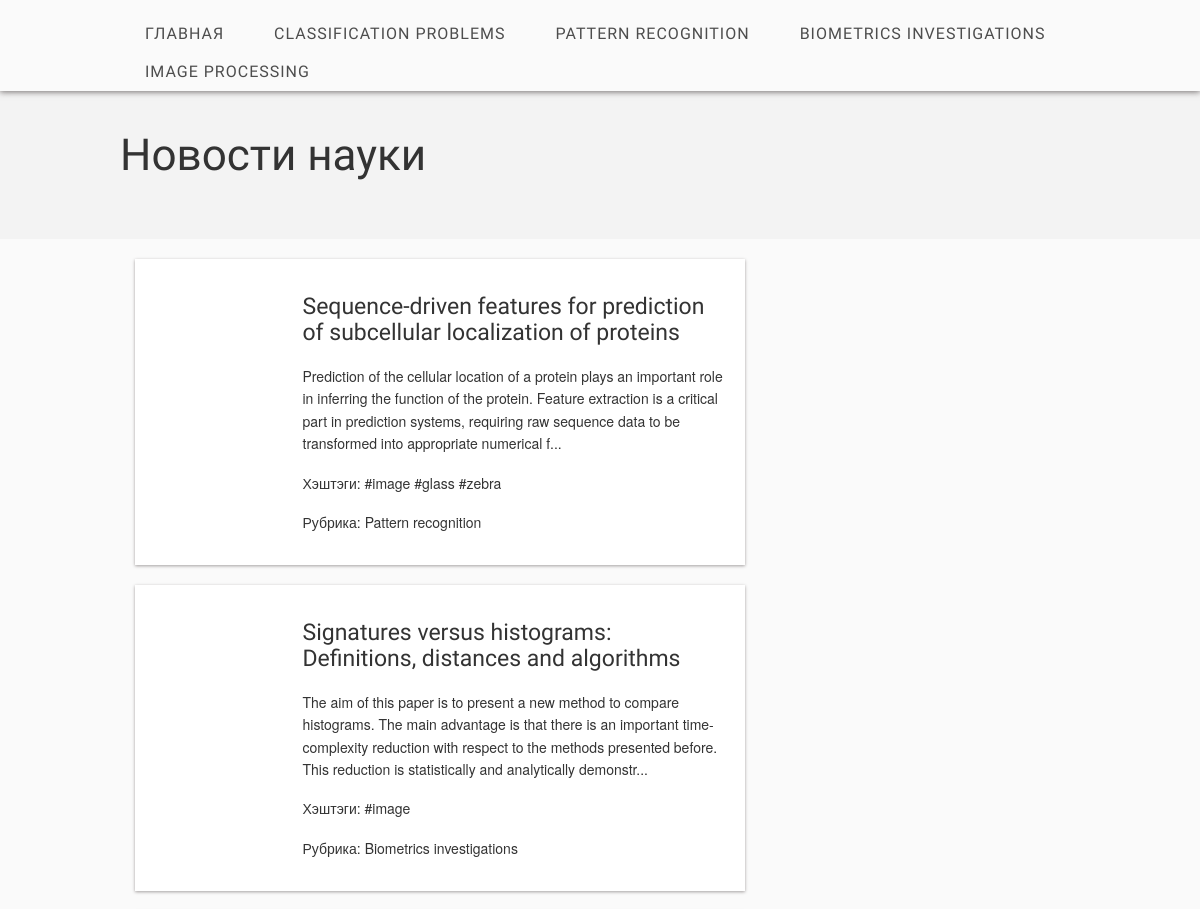
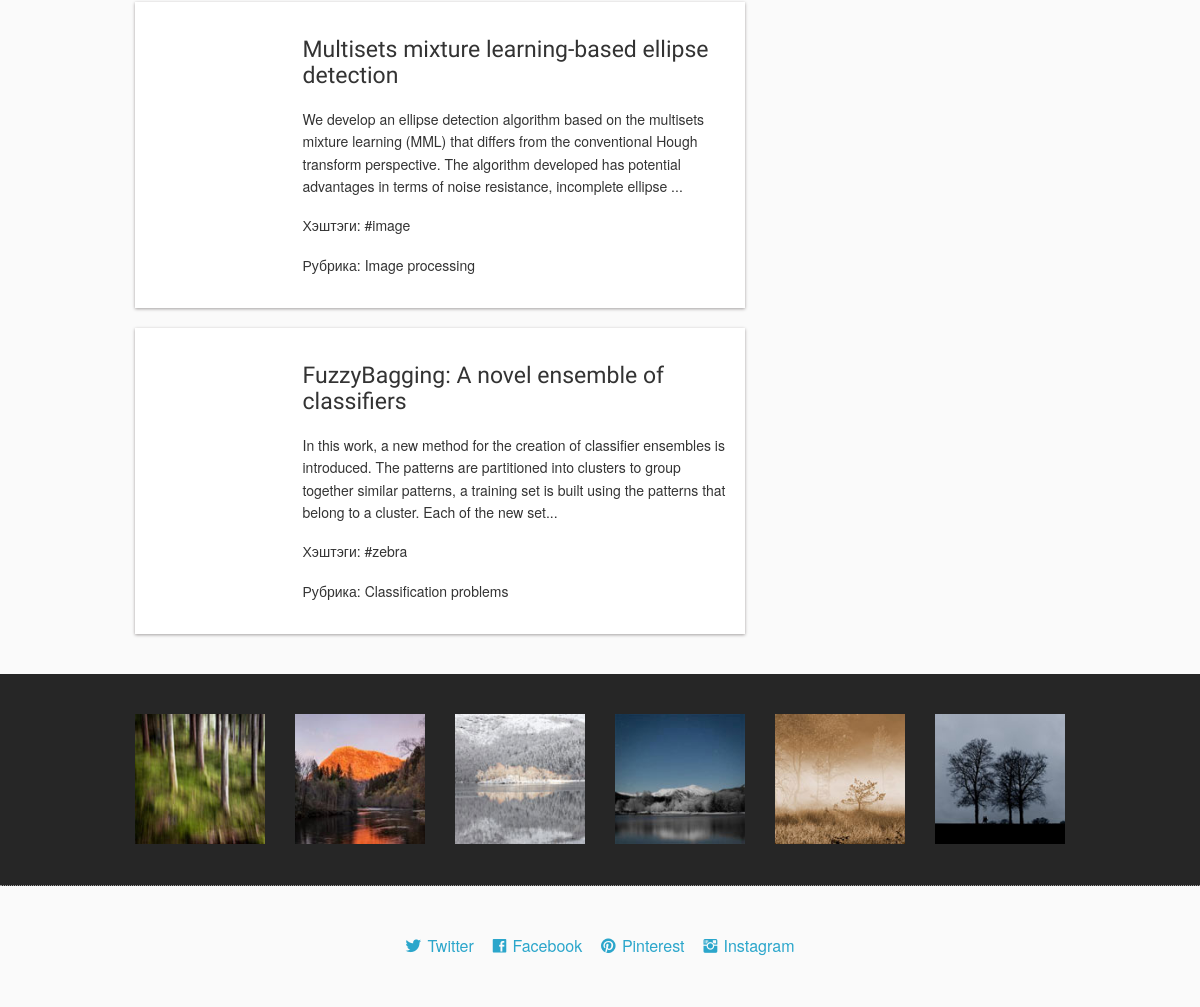
Page /news/ on the committed database (2 pictures, top to bottom).
### news/models.py (models this page shows, shortened)
class Rubric(models.Model):
    name = models.CharField(max_length=100)
    def __str__(self):
        return self.name

class Article(models.Model):
    title = models.CharField(max_length=100)
    keyword = models.CharField(max_length=200)
    annotation = models.TextField()
    rubric = models.ForeignKey(Rubric, null=True, blank=True, on_delete=models.SET_NULL)

### news/views.py (the view)
# urls.py: path('', views.index, name='index'),
def index(request):
    articles = Article.objects.all()
    rubrics = Rubric.objects.all()
    hashtags = Hashtag.objects.all()
    articleHashtagRelationObjects = Articlehashtag.objects.all()
    print(hashtags)
    pre_df = []
    for article in articles:
        print('New article. Title: '+str(article.title))
        article_hashtags = []
        for articleHashtagRelation in articleHashtagRelationObjects:
            if (articleHashtagRelation.article_id == article.id):
                for hashtag in hashtags:
                    if articleHashtagRelation.hashtag_id == hashtag.id:
                        article_hashtags.append(hashtag.name)
        stringified_keywords = ""
        for keyword in article_hashtags:
            stringified_keywords += "#"+keyword+" "
        article.keyword = stringified_keywords
        article.annotation = article.annotation[:250]+"..."
    return render(request, 'news/index.html', context={'articles': articles, 'rubrics': rubrics})

### news/models.py (called while the page is built)
    def __str__(self):
        return self.name

### news/templates/news/index.html (shortened to what this page needs)
<!DOCTYPE html>
{% load static %}
<html class="no-js" lang="en">
<head>
    <link rel="stylesheet" href="{% static 'stylesheets/foundation.min.css' %}">
    <link rel="stylesheet" href="{% static 'stylesheets/main.css' %}">
    <link rel="stylesheet" href="{% static 'stylesheets/app.css' %}">
    <link rel="stylesheet" href="{% static 'fonts/ligature.css' %}">
</head>
<body>
<nav>
    <div class="twelve columns header_nav">
        <div class="row">
            <ul id="menu-header" class="nav-bar horizontal">
                <li><a href="{% url 'index' %}">Главная</a></li>
                {% for rubric in rubrics %}
                <li><a href="{% url 'rubric' rubric.id %}">{{rubric.name}}</a></li>
                {% endfor %}
            </ul>
        </div>
    </div>
</nav>
<header>
    <div class="row">
        <h1>Новости науки</h1>
</header>
<section>
    <div class="section_main">
        <div class="row">
            <section class="eight columns">
                {% for article in articles %}
                <article class="blog_post">
                    <div class="three columns">
                    </div>
                    <div class="nine columns">
                        <a href="{% url 'current_article' article.id %}"><h4>{{article.title}}</h4></a>
                        <p> {{article.annotation}}</p>
                        <p>Хэштэги: {{article.keyword}}</p>
                        <p>Рубрика: {{article.rubric}}</p>
                    </div>
                </article>
                {% endfor %}
            </section>
        </div>
    </div>
</section>
<section>
    <div class="section_dark">
        <div class="row">
            <div class="two columns">
                <img src="{% static 'images/thumb1.jpg' %}" alt="desc"/>
            </div>
            <div class="two columns">
                <img src="{% static 'images/thumb2.jpg' %}" alt="desc"/>
            </div>
            <div class="two columns">
                <img src="{% static 'images/thumb3.jpg' %}" alt="desc"/>
            </div>
            <div class="two columns">
                <img src="{% static 'images/thumb4.jpg' %}" alt="desc"/>
            </div>
            <div class="two columns">
                <img src="{% static 'images/thumb5.jpg' %}" alt="desc"/>
            </div>
            <div class="two columns">
                <img src="{% static 'images/thumb6.jpg' %}" alt="desc"/>
            </div>
        </div>
    </div>
</section>
<footer>
    <div class="row">
        <div class="twelve columns footer">
            <a href="" class="lsf-icon" style="font-size:16px; margin-right:15px" title="twitter">Twitter</a>
            <a href="" class="lsf-icon" style="font-size:16px; margin-right:15px" title="facebook">Facebook</a>
            <a href="" class="lsf-icon" style="font-size:16px; margin-right:15px" title="pinterest">Pinterest</a>
            <a href="" class="lsf-icon" style="font-size:16px" title="instagram">Instagram</a>
        </div>
    </div>
</footer>
</body>
</html>

### static/stylesheets/main.css (style rules this page uses)
.lsf-icon:before { content:attr(title); margin-right:0.3em; font-size:64px; font-family: 'LigatureSymbols'; -webkit-text-rendering: optimizeLegibility; -moz-text-rendering: optimizeLegibility; -ms-text-rendering: optimizeLegibility; -o-text-rendering: optimizeLegibility; text-rendering: optimizeLegibility; -webkit-font-smoothing: antialiased; -moz-font-smoothing: antialiased; -ms-font-smoothing: antialiased; -o-font-smoothing: antialiased; font-smoothing: antialiased; }
body { background: #fafafa }
.row { width: 960px }
header { background: #f3f3f3; clear:both; padding: 20px 0 40px }
.header_nav { background: #fafafa; padding: 15px 0 0; box-shadow: 0 1px 6px rgba(34, 25, 25, 0.6); z-index: 999 }
.blog_post { clear: both; padding: 15px 0; overflow:auto; margin-bottom: 20px; background:#FFF; box-shadow: 0 1px 3px rgba(34, 25, 25, 0.4) }
p { color: #333 }
h1,h2,h3,h4 { font-family:'Open Sans Condensed',sans-serif; font-weight: normal; color: #333; margin: 20px 0 }
.section_dark { background: #262626; border-top: 0; border-bottom: 1px dotted #999; padding: 20px 0 40px }
.section_main { padding: 20px 0 }
.nav-bar { margin-top: 0; background: none }
.nav-bar > li { border: 0; padding: 0; font-family: 'Open Sans Condensed',sans-serif; letter-spacing: 1px; box-shadow: none }
.nav-bar > li > a:first-child { font-size: 16px; text-transform: uppercase; padding: 0 25px }
.nav-bar > li:last-child { border: 0; box-shadow: none }
.nav-bar > li > a { color: #4d4d4d }
.footer { text-align:center; padding: 50px 0 }

### rows in the picture
Rubric: name "CLASSIFICATION PROBLEMS"
Rubric: name "PATTERN RECOGNITION"
Rubric: name "BIOMETRICS INVESTIGATIONS"
Rubric: name "IMAGE PROCESSING"
Article: title "Sequence-driven features for prediction of subcellular localization of proteins", annotation "Prediction of the cellular location of a protein plays an important role in inferring the function of the protein. Feature extraction is a critical part in prediction systems, requiring raw sequence data to be transformed into appropriate numerical f...", keyword "#image #glass #zebra", rubric "Pattern recognition"
Article: title "Signatures versus histograms: Definitions, distances and algorithms", annotation "The aim of this paper is to present a new method to compare histograms. The main advantage is that there is an important time-complexity reduction with respect to the methods presented before. This reduction is statistically and analytically demonstr...", keyword "#image", rubric "Biometrics investigations"
Article: title "Multisets mixture learning-based ellipse detection", annotation "We develop an ellipse detection algorithm based on the multisets mixture learning (MML) that differs from the conventional Hough transform perspective. The algorithm developed has potential advantages in terms of noise resistance, incomplete ellipse ...", keyword "#image", rubric "Image processing"
Article: title "FuzzyBagging: A novel ensemble of classifiers", annotation "In this work, a new method for the creation of classifier ensembles is introduced. The patterns are partitioned into clusters to group together similar patterns, a training set is built using the patterns that belong to a cluster. Each of the new set...", keyword "#zebra", rubric "Classification problems"
